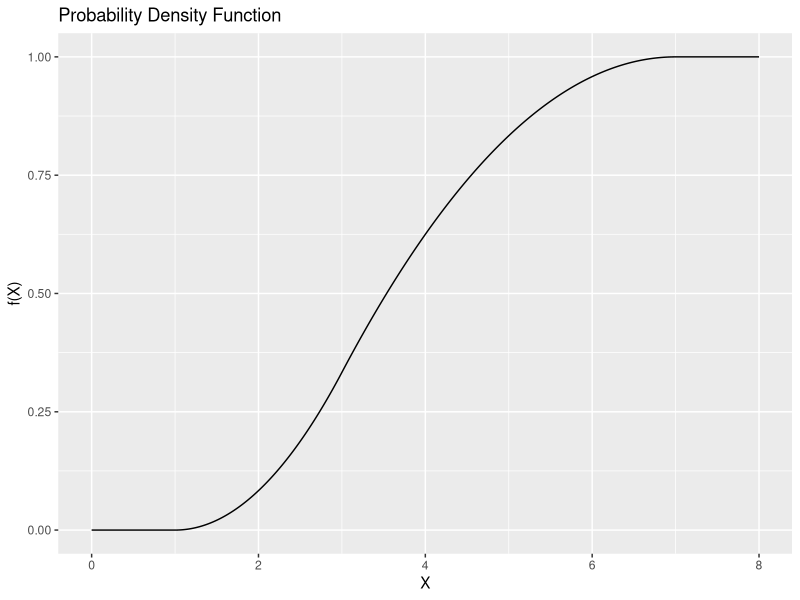

The R script that drew this image:
# Load necessary libraries
library(ggplot2)

# Define the function
f <- function(x) {
  ifelse(x <= 1, 0,
         ifelse(x <= 3, (x-1)^2/12,
                ifelse(x < 7, 14*x/24 - x^2/24 - 25/24,
                       1)))
}

# Plot the function
x_values <- seq(0, 8, by = 0.01)
y_values <- f(x_values)
df <- data.frame(x = x_values, y = y_values)
ggplot(df, aes(x = x, y = y)) +
  geom_line() +
  labs(x = "X", y = "f(X)", title = "Probability Density Function")

# Calculate P(2.8 <= X <= 5.2)
p_value <- integrate(f, lower = 2.8, upper = 5.2)$value

# Print the result
print(paste("P(2.8 <= X <= 5.2) = ", p_value))
